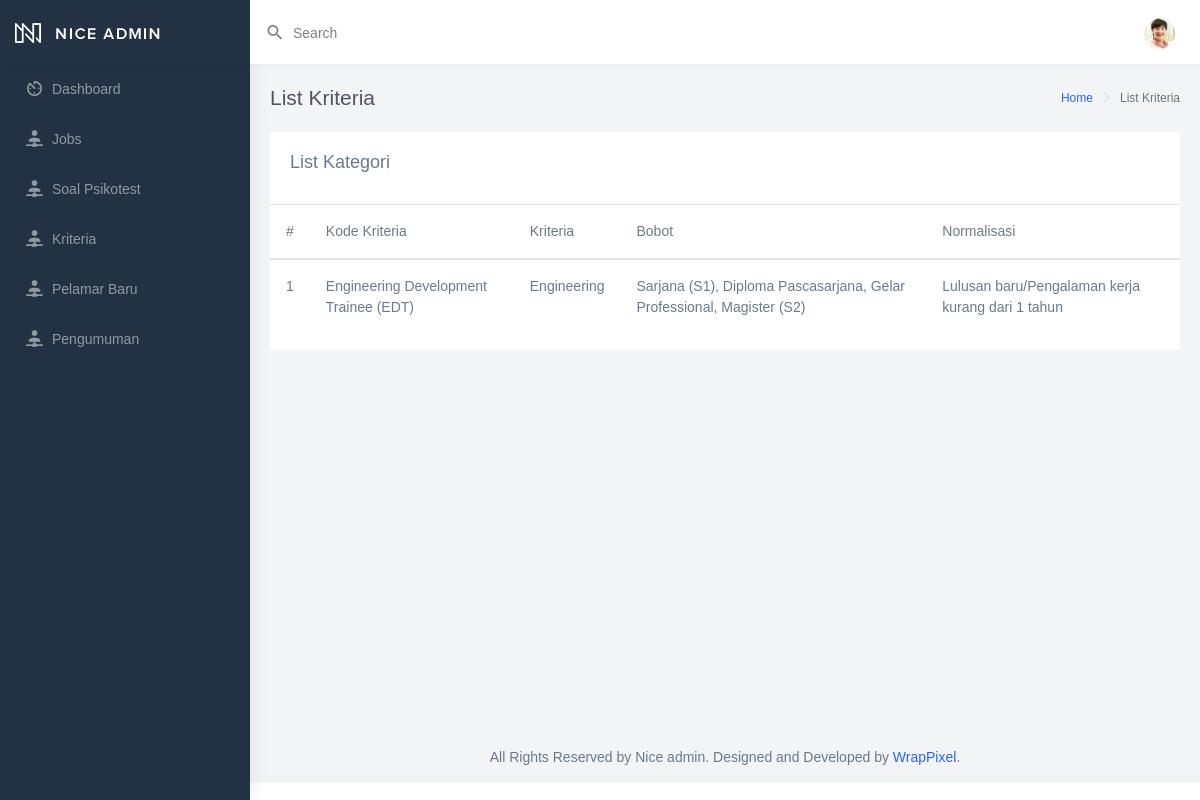
The page /admin/kategori.php?kategori=Engineering on the database its author committed.
### tables this page shows
CREATE TABLE `job_list` (
  `id_job` int(11) NOT NULL,
  `title` text NOT NULL,
  `konten` text NOT NULL,
  `slug` text DEFAULT NULL,
  `kategori` varchar(50) NOT NULL,
  `kualifikasi` varchar(250) NOT NULL,
  `tingkat_pekerjaan` varchar(250) NOT NULL,
  `date_post` date NOT NULL DEFAULT current_timestamp()
);

### admin/kategori.php (the view, shortened to what this page needs)
<?php include('template/header.php');?>
        <div class="page-wrapper">
            <div class="page-breadcrumb">
                <div class="row">
                    <div class="col-5 align-self-center">
                        <h4 class="page-title">List Kriteria</h4>
                    </div>
                    <div class="col-7 align-self-center">
                        <div class="d-flex align-items-center justify-content-end">
                            <nav aria-label="breadcrumb">
                                <ol class="breadcrumb">
                                    <li class="breadcrumb-item">
                                        <a href="index.php">Home</a>
                                    </li>
                                    <li class="breadcrumb-item active" aria-current="page">List Kriteria</li>
                                </ol>
                            </nav>
                        </div>
                    </div>
                </div>
            </div>
            <div class="container-fluid">
                <div class="row">
                    <div class="col-12">
                        <div class="card">
                            <div class="card-body">
                                <h4 class="card-title">List Kategori</h4>
                            </div>
                            <div class="table-responsive">
                                <table class="table table-hover">
                                    <thead>
                                        <tr>
                                            <th scope="col">#</th>
                                            <th scope="col">Kode Kriteria</th>
                                            <th scope="col">Kriteria</th>
                                            <th scope="col">Bobot</th>
                                            <th scope="col">Normalisasi</th>
                                        </tr>
                                    </thead>
                                    <tbody>
                                        <?php
                                        include('koneksi.php');
                                        $kategori = $_GET['kategori'];
                                        $sql = mysqli_query($koneksi, "SELECT * FROM job_list WHERE kategori='$kategori'");
                                        $no = 1;
                                        while($d = mysqli_fetch_array($sql)){
                                        ?>
                                        <tr>
                                            <th scope="row"><?php echo $no++;?></th>
                                            <td><?php echo $d['title']; ?></td>
                                            <td><?php echo $d['kategori'];?></td>
                                            <td><?php echo $d['kualifikasi'];?></td>
                                            <td><?php echo $d['tingkat_pekerjaan'];?></td>
                                        </tr>
                                    <?php } ?>
                                    </tbody>
                                </table>
                            </div>
                        </div>
                    </div>
                </div>
            </div>
            <?php include('template/footer.php');?>

### rows shown on the page
job_list: title "Engineering Development Trainee (EDT)", kategori "Engineering", kualifikasi "Sarjana (S1), Diploma Pascasarjana, Gelar Professional, Magister (S2)", tingkat_pekerjaan "Lulusan baru/Pengalaman kerja kurang dari 1 tahun"
